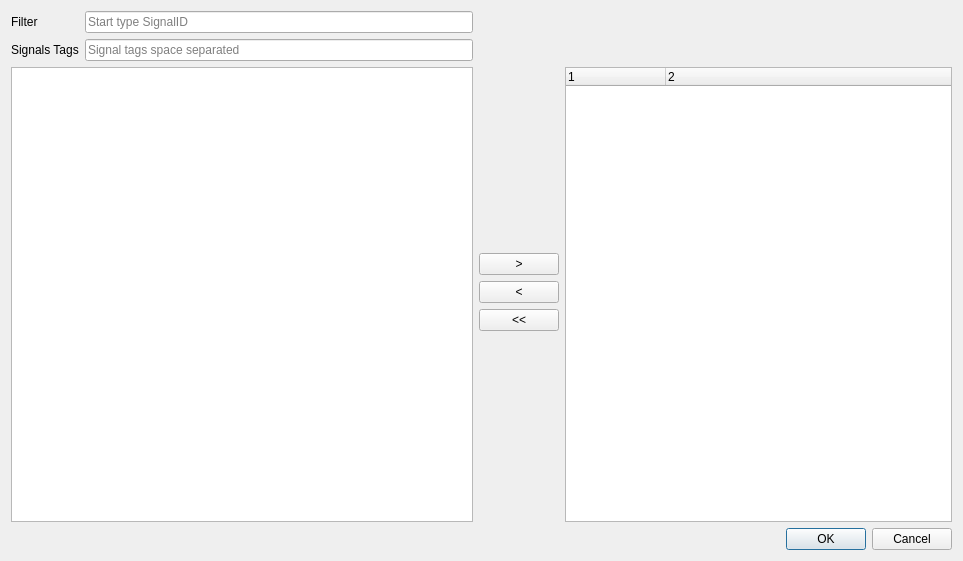
<?xml version="1.0" encoding="UTF-8"?>
<ui version="4.0">
 <class>DialogChooseTrendSignals</class>
 <widget class="QDialog" name="DialogChooseTrendSignals">
  <property name="geometry">
   <rect>
    <x>0</x>
    <y>0</y>
    <width>963</width>
    <height>561</height>
   </rect>
  </property>
  <property name="minimumSize">
   <size>
    <width>400</width>
    <height>300</height>
   </size>
  </property>
  <property name="windowTitle">
   <string>Trend Signals</string>
  </property>
  <layout class="QGridLayout" name="gridLayout3">
   <item row="1" column="0">
    <widget class="QDialogButtonBox" name="buttonBox">
     <property name="orientation">
      <enum>Qt::Horizontal</enum>
     </property>
     <property name="standardButtons">
      <set>QDialogButtonBox::Cancel|QDialogButtonBox::Ok</set>
     </property>
    </widget>
   </item>
   <item row="0" column="0">
    <layout class="QGridLayout" name="gridLayout" rowstretch="0,0,0,0,0,0,0,0,0">
     <property name="sizeConstraint">
      <enum>QLayout::SetDefaultConstraint</enum>
     </property>
     <item row="0" column="0">
      <widget class="QLabel" name="filterLabel">
       <property name="text">
        <string>Filter</string>
       </property>
      </widget>
     </item>
     <item row="2" column="0" rowspan="7" colspan="2">
      <widget class="QTreeView" name="filteredSignals">
       <property name="rootIsDecorated">
        <bool>false</bool>
       </property>
       <property name="itemsExpandable">
        <bool>false</bool>
       </property>
       <property name="sortingEnabled">
        <bool>false</bool>
       </property>
       <property name="headerHidden">
        <bool>false</bool>
       </property>
       <property name="expandsOnDoubleClick">
        <bool>false</bool>
       </property>
      </widget>
     </item>
     <item row="4" column="2">
      <widget class="QPushButton" name="removeSignalButton">
       <property name="text">
        <string>&lt;</string>
       </property>
      </widget>
     </item>
     <item row="2" column="2">
      <spacer name="verticalSpacer1">
       <property name="orientation">
        <enum>Qt::Vertical</enum>
       </property>
       <property name="sizeHint" stdset="0">
        <size>
         <width>20</width>
         <height>40</height>
        </size>
       </property>
      </spacer>
     </item>
     <item row="3" column="2">
      <widget class="QPushButton" name="addSignalButton">
       <property name="text">
        <string>&gt;</string>
       </property>
      </widget>
     </item>
     <item row="2" column="3" rowspan="7">
      <widget class="QTreeWidget" name="trendSignals">
       <property name="rootIsDecorated">
        <bool>false</bool>
       </property>
       <property name="itemsExpandable">
        <bool>false</bool>
       </property>
       <property name="sortingEnabled">
        <bool>false</bool>
       </property>
       <property name="headerHidden">
        <bool>false</bool>
       </property>
       <property name="expandsOnDoubleClick">
        <bool>false</bool>
       </property>
       <property name="columnCount">
        <number>2</number>
       </property>
       <column>
        <property name="text">
         <string notr="true">1</string>
        </property>
       </column>
       <column>
        <property name="text">
         <string notr="true">2</string>
        </property>
       </column>
      </widget>
     </item>
     <item row="5" column="2">
      <widget class="QPushButton" name="removeAllSignalsButton">
       <property name="text">
        <string>&lt;&lt;</string>
       </property>
      </widget>
     </item>
     <item row="6" column="2">
      <spacer name="verticalSpacer2">
       <property name="orientation">
        <enum>Qt::Vertical</enum>
       </property>
       <property name="sizeHint" stdset="0">
        <size>
         <width>20</width>
         <height>40</height>
        </size>
       </property>
      </spacer>
     </item>
     <item row="0" column="1">
      <widget class="QLineEdit" name="filterEdit">
       <property name="placeholderText">
        <string>Start type SignalID</string>
       </property>
       <property name="clearButtonEnabled">
        <bool>true</bool>
       </property>
      </widget>
     </item>
     <item row="1" column="0">
      <widget class="QLabel" name="tagsLabel">
       <property name="text">
        <string>Signals Tags</string>
       </property>
      </widget>
     </item>
     <item row="1" column="1">
      <widget class="QLineEdit" name="tagsEdit">
       <property name="text">
        <string/>
       </property>
       <property name="placeholderText">
        <string>Signal tags space separated</string>
       </property>
       <property name="clearButtonEnabled">
        <bool>true</bool>
       </property>
      </widget>
     </item>
    </layout>
   </item>
  </layout>
 </widget>
 <tabstops>
  <tabstop>filterEdit</tabstop>
  <tabstop>filteredSignals</tabstop>
  <tabstop>addSignalButton</tabstop>
  <tabstop>removeSignalButton</tabstop>
  <tabstop>removeAllSignalsButton</tabstop>
  <tabstop>trendSignals</tabstop>
 </tabstops>
 <resources/>
 <connections>
  <connection>
   <sender>buttonBox</sender>
   <signal>accepted()</signal>
   <receiver>DialogChooseTrendSignals</receiver>
   <slot>accept()</slot>
   <hints>
    <hint type="sourcelabel">
     <x>248</x>
     <y>254</y>
    </hint>
    <hint type="destinationlabel">
     <x>157</x>
     <y>274</y>
    </hint>
   </hints>
  </connection>
  <connection>
   <sender>buttonBox</sender>
   <signal>rejected()</signal>
   <receiver>DialogChooseTrendSignals</receiver>
   <slot>reject()</slot>
   <hints>
    <hint type="sourcelabel">
     <x>316</x>
     <y>260</y>
    </hint>
    <hint type="destinationlabel">
     <x>286</x>
     <y>274</y>
    </hint>
   </hints>
  </connection>
 </connections>
</ui>
